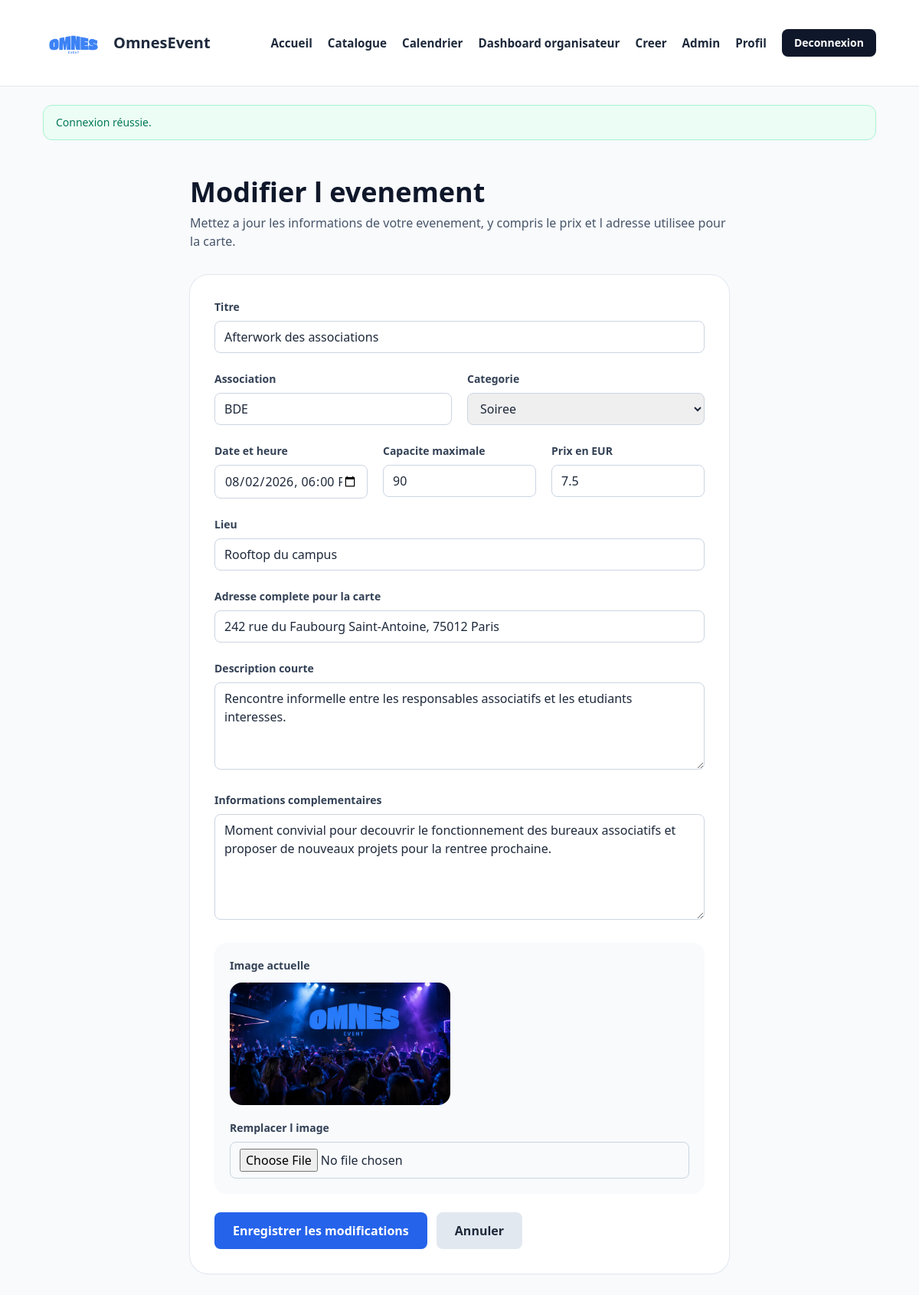
/pages/modifier-evenement.php?id=6 (signed in), run on the app's committed database.
### tables this page shows
CREATE TABLE evenements (
    id INT AUTO_INCREMENT PRIMARY KEY,
    titre VARCHAR(180) NOT NULL,
    description TEXT NOT NULL,
    details_complets TEXT NULL,
    date_evenement DATETIME NOT NULL,
    lieu VARCHAR(180) NOT NULL,
    adresse_complete VARCHAR(255) NULL,
    categorie VARCHAR(50) NOT NULL,
    association VARCHAR(120) NOT NULL,
    image VARCHAR(255) NULL,
    capacite_max INT NOT NULL,
    prix DECIMAL(10,2) NOT NULL DEFAULT 0.00,
    places_reservees INT NOT NULL DEFAULT 0,
    statut ENUM('actif', 'annule') NOT NULL DEFAULT 'actif',
    organisateur_id INT NOT NULL,
    created_at TIMESTAMP NOT NULL DEFAULT CURRENT_TIMESTAMP,
    CONSTRAINT fk_evenements_organisateur
        FOREIGN KEY (organisateur_id) REFERENCES users(id)
        ON DELETE CASCADE
        ON UPDATE CASCADE
);

### includes/functions.php (called while the page is built, shortened)
<?php
function e(null|string|int|float $value): string
{
    return htmlspecialchars((string) $value, ENT_QUOTES, 'UTF-8');
}
function url(string $path = ''): string
{
    $path = trim($path);
    return BASE_URL . '/' . ltrim($path, '/');
}
function old(string $key, string $default = ''): string
{
    return isset($_POST[$key]) ? trim((string) $_POST[$key]) : $default;
}
function normalize_category(?string $value): ?string
{
    $normalized = trim(mb_strtolower($value, 'UTF-8'));
    $normalized = strtr($normalized, [
        'é' => 'e',
        'è' => 'e',
        'ê' => 'e',
        'ë' => 'e',
        'à' => 'a',
        'â' => 'a',
        'î' => 'i',
        'ï' => 'i',
        'ô' => 'o',
        'ö' => 'o',
        'ù' => 'u',
        'û' => 'u',
        'ü' => 'u',
        'Ã©' => 'e',
        'Ã¨' => 'e',
        'Ãª' => 'e',
    ]);
    return match ($normalized) {
        'soiree' => 'Soiree',
        'sport' => 'Sport',
        'culture' => 'Culture',
        default => null,
    };
}
function category_slug(?string $category): string
{
    return match (normalize_category($category)) {
        'Soiree' => 'soiree',
        'Sport' => 'sport',
        'Culture' => 'culture',
        default => 'autre',
    };
}
function event_image(?string $image, ?string $category = null): string
{
    if ($image !== null && $image !== '') {
        return url($image);
    }
    return match (normalize_category($category)) {
        'Soiree' => url('images/Soiree.webp'),
        'Sport' => url('images/foot.webp'),
        default => url('images/reunion.webp'),
    };
}
function event_reserved_places(array $event, PDO $pdo): int
{
    if (isset($event['places_reservees'])) {
        return (int) $event['places_reservees'];
    }
    $stmt = $pdo->prepare(
        'SELECT COUNT(*)
         FROM reservations
         WHERE evenement_id = :event_id
           AND statut = "reserve"'
    );
    $stmt->execute(['event_id' => (int) $event['id']]);
    return (int) $stmt->fetchColumn();
}
function event_price(array $event): float
{
    return round((float) ($event['prix'] ?? 0), 2);
}
function fetch_event_by_id(PDO $pdo, int $eventId): ?array
{
    $sql = 'SELECT e.*,
                   CONCAT(u.prenom, " ", u.nom) AS organisateur_nom,
                   u.email AS organisateur_email
            FROM evenements e
            LEFT JOIN users u ON u.id = e.organisateur_id
            WHERE e.id = :id
            LIMIT 1';
    $stmt = $pdo->prepare($sql);
    $stmt->execute(['id' => $eventId]);
    $event = $stmt->fetch();
    return $event ?: null;
}

### pages/modifier-evenement.php (the view, shortened to what this page needs)
<?php
require_once __DIR__ . '/../includes/bootstrap.php';
$eventId = isset($_GET['id']) ? (int) $_GET['id'] : 0;
$event = fetch_event_by_id($pdo, $eventId);
include __DIR__ . '/../includes/header.php';
?>
<section class="mx-auto max-w-3xl px-4 py-12 md:px-8">
    <div class="mb-8">
        <h1 class="text-4xl font-bold text-slate-900">Modifier l evenement</h1>
        <p class="mt-2 text-slate-600">Mettez a jour les informations de votre evenement, y compris le prix et l adresse utilisee pour la carte.</p>
    </div>
    <div class="rounded-3xl bg-white p-8 shadow-sm ring-1 ring-slate-200">
        <form method="post" enctype="multipart/form-data" class="space-y-6">
            <div>
                <label for="titre" class="mb-2 block text-sm font-semibold text-slate-700">Titre</label>
                <input type="text" id="titre" name="titre" value="<?= e(old('titre', $event['titre'])) ?>" class="w-full rounded-lg border border-slate-300 px-3 py-2" required>
            </div>
            <div class="grid gap-5 md:grid-cols-2">
                <div>
                    <label for="association" class="mb-2 block text-sm font-semibold text-slate-700">Association</label>
                    <input type="text" id="association" name="association" value="<?= e(old('association', $event['association'])) ?>" class="w-full rounded-lg border border-slate-300 px-3 py-2" required>
                </div>
                <div>
                    <label for="categorie" class="mb-2 block text-sm font-semibold text-slate-700">Categorie</label>
                    <?php $currentCategory = old('categorie', category_slug($event['categorie'])); ?>
                    <select id="categorie" name="categorie" class="w-full rounded-lg border border-slate-300 px-3 py-2" required>
                        <option value="soiree" <?= $currentCategory === 'soiree' ? 'selected' : '' ?>>Soiree</option>
                    </select>
                </div>
            </div>
            <div class="grid gap-5 md:grid-cols-3">
                <div>
                    <label for="date_evenement" class="mb-2 block text-sm font-semibold text-slate-700">Date et heure</label>
                    <input type="datetime-local" id="date_evenement" name="date_evenement" value="<?= e(old('date_evenement', (new DateTime($event['date_evenement']))->format('Y-m-d\TH:i'))) ?>" class="w-full rounded-lg border border-slate-300 px-3 py-2" required>
                </div>
                <div>
                    <label for="capacite_max" class="mb-2 block text-sm font-semibold text-slate-700">Capacite maximale</label>
                    <input type="number" min="<?= e((string) max(1, event_reserved_places($event, $pdo))) ?>" id="capacite_max" name="capacite_max" value="<?= e(old('capacite_max', (string) $event['capacite_max'])) ?>" class="w-full rounded-lg border border-slate-300 px-3 py-2" required>
                </div>
                <div>
                    <label for="prix" class="mb-2 block text-sm font-semibold text-slate-700">Prix en EUR</label>
                    <input type="number" min="0" step="0.01" id="prix" name="prix" value="<?= e(old('prix', (string) event_price($event))) ?>" class="w-full rounded-lg border border-slate-300 px-3 py-2" required>
                </div>
            </div>
            <div>
                <label for="lieu" class="mb-2 block text-sm font-semibold text-slate-700">Lieu</label>
                <input type="text" id="lieu" name="lieu" value="<?= e(old('lieu', $event['lieu'])) ?>" class="w-full rounded-lg border border-slate-300 px-3 py-2" required>
            </div>
            <div>
                <label for="adresse_complete" class="mb-2 block text-sm font-semibold text-slate-700">Adresse complete pour la carte</label>
                <input type="text" id="adresse_complete" name="adresse_complete" value="<?= e(old('adresse_complete', (string) ($event['adresse_complete'] ?? ''))) ?>" class="w-full rounded-lg border border-slate-300 px-3 py-2">
            </div>
            <div>
                <label for="description" class="mb-2 block text-sm font-semibold text-slate-700">Description courte</label>
                <textarea id="description" name="description" rows="4" class="w-full rounded-lg border border-slate-300 px-3 py-2" required><?= e(old('description', $event['description'])) ?></textarea>
            </div>
            <div>
                <label for="details_complets" class="mb-2 block text-sm font-semibold text-slate-700">Informations complementaires</label>
                <textarea id="details_complets" name="details_complets" rows="5" class="w-full rounded-lg border border-slate-300 px-3 py-2"><?= e(old('details_complets', (string) $event['details_complets'])) ?></textarea>
            </div>
            <div class="rounded-2xl bg-slate-50 p-5">
                <p class="mb-3 text-sm font-semibold text-slate-700">Image actuelle</p>
                <img src="<?= e(event_image($event['image'], $event['categorie'])) ?>" alt="<?= e($event['titre']) ?>" class="h-40 w-full rounded-2xl object-cover md:w-72">
                <label for="image" class="mb-2 mt-5 block text-sm font-semibold text-slate-700">Remplacer l image</label>
                <input type="file" id="image" name="image" accept=".jpg,.jpeg,.png,.webp,.gif" class="w-full rounded-lg border border-slate-300 px-3 py-2">
            </div>
            <div class="flex flex-wrap gap-3">
                <button type="submit" class="rounded-lg bg-blue-600 px-6 py-3 font-semibold text-white hover:bg-blue-700">
                    Enregistrer les modifications
                </button>
                <a href="<?= e(url('pages/detail-evenement.php?id=' . $eventId)) ?>" class="rounded-lg bg-slate-200 px-6 py-3 font-semibold text-slate-800 hover:bg-slate-300">
                    Annuler
                </a>
            </div>
        </form>
    </div>
</section>
<?php include __DIR__ . '/../includes/footer.php'; ?>

### assets/styles.css (style rules this page uses)
html { scroll-behavior: smooth; }
body { font-family: "Segoe UI", Tahoma, Geneva, Verdana, sans-serif; }

### data on the page
evenements: titre "Afterwork des associations", association "BDE", categorie "Soiree", date_evenement "08/02/2026 18:00", capacite_max "90", prix "7.5", lieu "Rooftop du campus", adresse_complete "242 rue du Faubourg Saint-Antoine, 75012 Paris", description "Rencontre informelle entre les responsables associatifs et les etudiants interesses.", details_complets "Moment convivial pour decouvrir le fonctionnement des bureaux associatifs et proposer de nouveaux projets pour la rentree prochaine.", image+categorie (picture)

### other printed values
$message['message'] "Connexion réussie."
